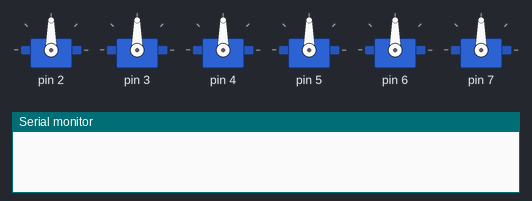
This sketch was run on a simulated Arduino Uno, built with avr-gcc and run on an emulated ATmega328P. On the bench: 6 × servo, the last lines printed to the serial monitor.

Above: at 0.1 s.
At 4.5 s:
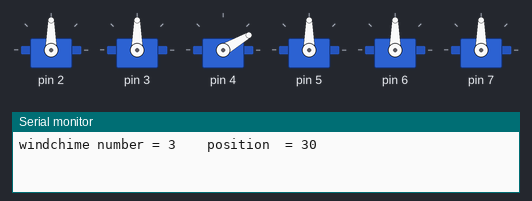
At 9.0 s:
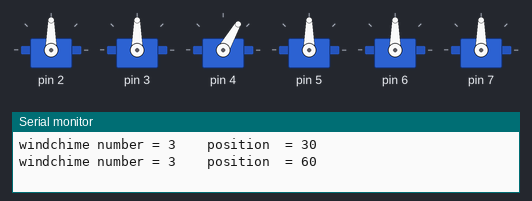
At 17.9 s:
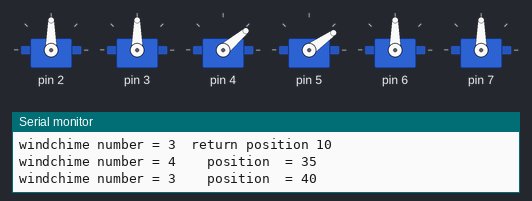
At 26.9 s:
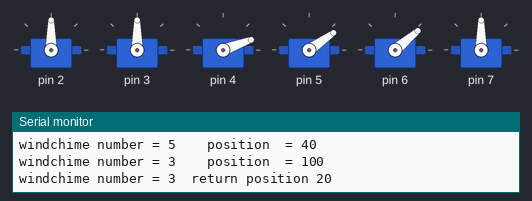
At 35.8 s:
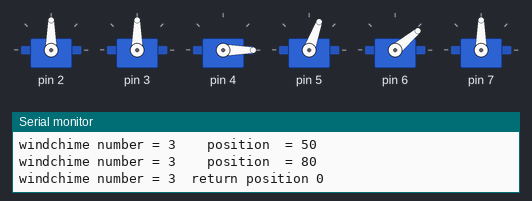
Timing chart, 0 to 37.3 s (numbered marks = the images above):
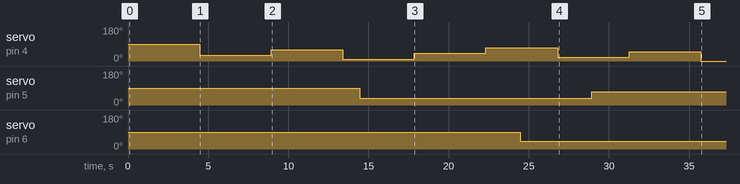

Measured:
- by itself, servo on pin 4: 90° → 30° at 4.5 s, → 60° 4.5 s later, → 10° 4.5 s later, → 40° 4.5 s later, … (8 changes in this stretch)
- by itself, servo on pin 5: 90° → 35° at 14.5 s, → 70° 14.5 s later
- by itself, servo on pin 6: 90° → 40° at 24.5 s

The sketch:

sketch_apr24a.ino
```cpp
#include <Servo.h>

long randNumber;
const int analogInPin = A0;


class Sweeper
{
  Servo servo;              // the servo
  int pos = 0 ;              // current servo position
  int increment;        // increment to move for each interval
  int  updateInterval;      // interval between updates
  unsigned long lastUpdate; // last update of position
  int steps;
  int duper;
  int xuper;
  int chime;

public:

 int sensorValue = 0;
  int outputValue = 0;
  int super;


  Sweeper(int interval, int steps)
  {
    updateInterval = interval;
    increment = steps;
  }

  void Attach(int pin)
  {
    servo.attach(pin);
  }

  void Detach()
  {
    servo.detach();
  }

  void Update(int chime, int duper, int xuper)
  {


    if((millis() - lastUpdate) > duper)  // time to update
    {


     Serial.print("windchime number = " );
  Serial.print(chime);
    Serial.print("\t");

  Serial.print(' ');
      lastUpdate = millis();
      pos += (xuper);
      servo.write(pos);
           Serial.print(" position  = " );
      Serial.println(pos);


      while (pos >= 80) // end of sweep
      {
        lastUpdate = millis();
        pos -= (80);

        servo.write(pos);

        Serial.print("windchime number = " );
        Serial.print(chime);
         Serial.print("\t");
        Serial.print("return position " );
        Serial.println(pos);


   //      delay(duper);


      }
    }
  }
};

Sweeper sweeper1(100,1);

Sweeper sweeper2(100,1 );


Sweeper sweeper3(100,1);


Sweeper sweeper4(100,1 );
Sweeper sweeper5(100,10);
Sweeper sweeper6(100, 11 );


void setup()
{
  Serial.begin(9600);

   randomSeed(analogRead(A1));
   sweeper1.Attach(2);
   sweeper2.Attach(3);
   sweeper3.Attach(4);
   sweeper4.Attach(5);
   sweeper5.Attach(6);
   sweeper6.Attach(7);

}

void loop()
{
    sweeper1.Update(1, 50000, 20);
    sweeper2.Update(2, 60000, 25);
    sweeper3.Update(3, 70000, 30);
    sweeper4.Update(4, 80000, 35);
    sweeper5.Update(5, 90000,40);
    sweeper6.Update(6, 100000,45);


 }
```
